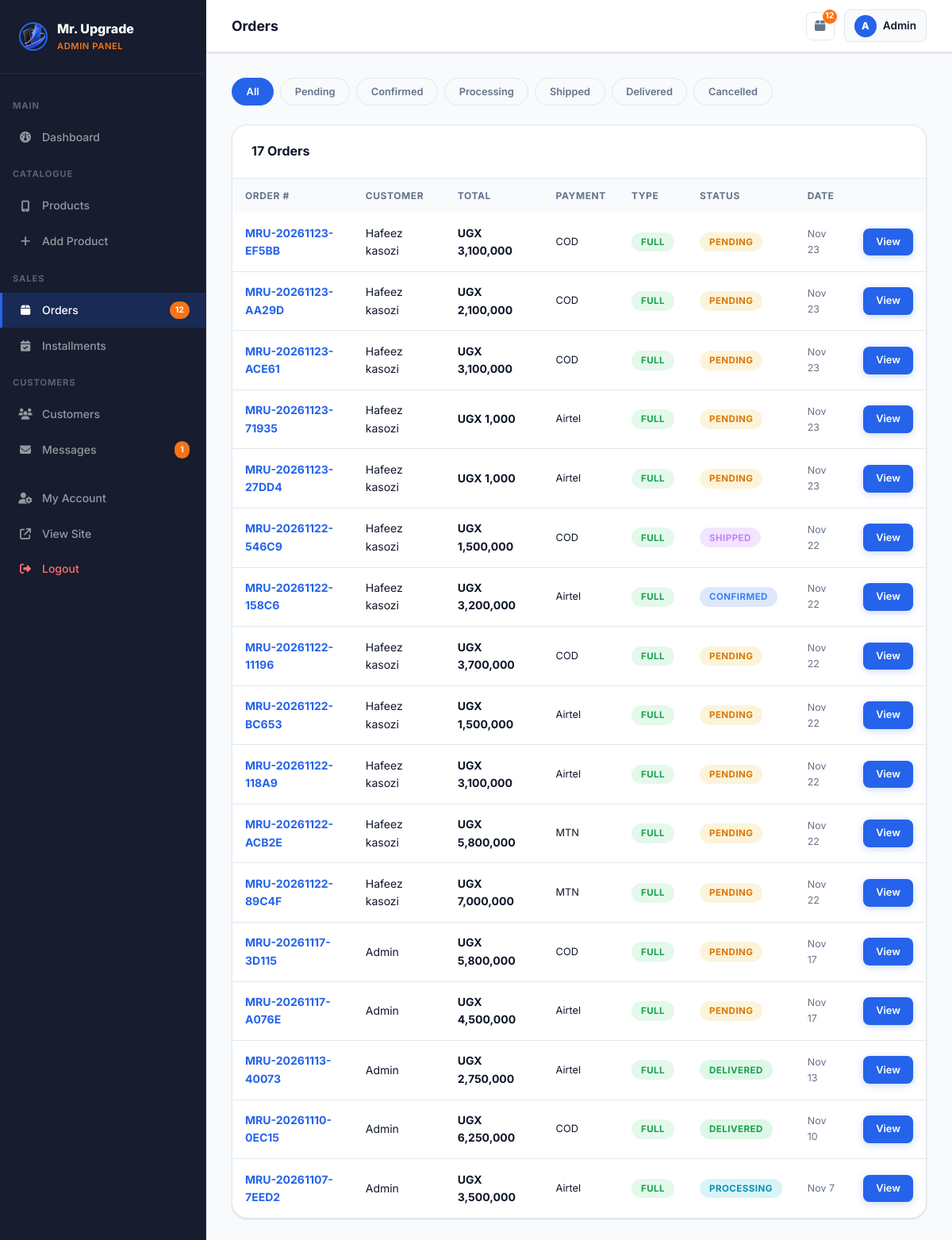
The app's page /admin/orders.php (signed in) with its own data.
### tables this page shows
CREATE TABLE IF NOT EXISTS `orders` (
  `id` int(11) NOT NULL AUTO_INCREMENT,
  `user_id` int(11) NOT NULL,
  `order_number` varchar(30) NOT NULL,
  `full_name` varchar(120) NOT NULL,
  `email` varchar(180) DEFAULT NULL,
  `phone` varchar(20) NOT NULL,
  `address` text NOT NULL,
  `fulfillment` enum('pickup','delivery') DEFAULT 'pickup',
  `country` varchar(80) DEFAULT 'Uganda',
  `city` varchar(80) DEFAULT NULL,
  `payment_method` enum('mtn_momo','airtel_money','cash_on_delivery') NOT NULL,
  `momo_number` varchar(20) DEFAULT NULL,
  `payment_type` enum('full','installment') DEFAULT 'full',
  `subtotal` decimal(12,2) NOT NULL,
  `total_amount` decimal(12,2) NOT NULL,
  `deposit_paid` decimal(12,2) DEFAULT '0.00',
  `status` enum('pending','confirmed','processing','shipped','delivered','cancelled') DEFAULT 'pending',
  `payment_status` enum('unpaid','deposit_paid','paid') DEFAULT 'unpaid',
  `notes` text,
  `created_at` timestamp NULL DEFAULT CURRENT_TIMESTAMP,
  `updated_at` timestamp NULL DEFAULT CURRENT_TIMESTAMP ON UPDATE CURRENT_TIMESTAMP,
  `pesapal_tracking_id` varchar(100) DEFAULT NULL,
  `pesapal_redirect_url` text,
  `payment_reference` varchar(100) DEFAULT NULL,
  PRIMARY KEY (`id`),
  UNIQUE KEY `order_number` (`order_number`),
  KEY `user_id` (`user_id`)
);

CREATE TABLE IF NOT EXISTS `users` (
  `id` int(11) NOT NULL AUTO_INCREMENT,
  `name` varchar(120) NOT NULL,
  `email` varchar(180) NOT NULL,
  `password` varchar(255) DEFAULT NULL,
  `phone` varchar(20) DEFAULT NULL,
  `address` text,
  `role` enum('customer','admin') DEFAULT 'customer',
  `avatar` varchar(255) DEFAULT NULL,
  `google_id` varchar(100) DEFAULT NULL,
  `created_at` timestamp NULL DEFAULT CURRENT_TIMESTAMP,
  PRIMARY KEY (`id`),
  UNIQUE KEY `email` (`email`)
);

### config/db.php (called while the page is built, shortened)
<?php
function formatPrice($amount) {
    return CURRENCY . ' ' . number_format($amount);
}

### admin/orders.php (the view, shortened to what this page needs)
<?php
require_once __DIR__ . '/includes/admin_header.php';
        ?>
        <?php
$allowed_statuses = array('','pending','confirmed','processing','shipped','delivered','cancelled');
$filter_status = isset($_GET['status']) && in_array($_GET['status'], $allowed_statuses) ? $_GET['status'] : '';
$where = $filter_status ? "WHERE o.status='" . $conn->real_escape_string($filter_status) . "'" : '';
$orders_res = $conn->query("
    SELECT o.*, u.name as cname, COUNT(oi.id) as item_count
    FROM orders o JOIN users u ON o.user_id=u.id
    LEFT JOIN order_items oi ON o.id=oi.order_id
    $where
    GROUP BY o.id ORDER BY o.created_at DESC
");
?>
<div style="display:flex;gap:.5rem;flex-wrap:wrap;margin-bottom:1.5rem">
  <?php foreach([''=>'All','pending'=>'Pending','confirmed'=>'Confirmed','processing'=>'Processing','shipped'=>'Shipped','delivered'=>'Delivered','cancelled'=>'Cancelled'] as $val=>$label): ?>
    <a href="?<?= $val?'status='.$val:'' ?>" class="category-pill <?= $filter_status===$val?'active':'' ?>"><?= $label ?></a>
  <?php endforeach; ?>
</div>
<div class="data-table-wrap admin-table-desktop">
  <div class="data-table-head"><h3><?= number_format($orders_res->num_rows) ?> Orders</h3></div>
  <div style="overflow-x:auto">
    <table class="data-table" style="min-width:700px">
      <thead><tr>
        <th>Order #</th><th>Customer</th><th>Total</th><th>Payment</th><th>Type</th><th>Status</th><th>Date</th><th></th>
      </tr></thead>
      <tbody>
        <?php
        $orders_res2 = $conn->query("SELECT o.*, u.name as cname, COUNT(oi.id) as item_count FROM orders o JOIN users u ON o.user_id=u.id LEFT JOIN order_items oi ON o.id=oi.order_id $where GROUP BY o.id ORDER BY o.created_at DESC");
        while ($o = $orders_res2->fetch_assoc()):
          $pm_map=['mtn_momo'=>'MTN','airtel_money'=>'Airtel','cash_on_delivery'=>'COD'];
        ?>
          <tr>
            <td><a href="?view=<?= $o['id'] ?>" style="color:var(--blue);font-weight:700"><?= htmlspecialchars($o['order_number']) ?></a></td>
            <td><?= htmlspecialchars($o['cname']) ?></td>
            <td style="font-weight:700"><?= formatPrice($o['total_amount']) ?></td>
            <td style="font-size:.8rem"><?= isset($pm_map[$o['payment_method']]) ? $pm_map[$o['payment_method']] : $o['payment_method'] ?></td>
            <td><span class="status-badge" style="background:<?= $o['payment_type']==='installment'?'rgba(6,182,212,.12)':'rgba(34,197,94,.12)' ?>;color:<?= $o['payment_type']==='installment'?'#0891b2':'#16a34a' ?>"><?= ucfirst($o['payment_type']) ?></span></td>
            <td><span class="status-badge status-<?= $o['status'] ?>"><?= ucfirst($o['status']) ?></span></td>
            <td style="font-size:.78rem;color:var(--text-muted)"><?= date('M j', strtotime($o['created_at'])) ?></td>
            <td><a href="?view=<?= $o['id'] ?>" class="btn btn-primary btn-sm">View</a></td>
          </tr>
        <?php endwhile; ?>
      </tbody>
    </table>
  </div>
</div>
<?php require_once __DIR__ . '/includes/admin_footer.php'; ?>

### assets/css/style.css (style rules this page uses)
:root { --bg-dark: #0a0e1a; --bg-nav: #171c2e; --bg-hero: #c9ddf5; --bg-body: #ffffff; --bg-section: #f8fafc; --bg-section2: #f1f5f9; --bg-card: #ffffff; --bg-card2: #f8fafc; --blue: #2563eb; --blue-light: #3b82f6; --blue-pale: #eff6ff; --blue-darkpale: #d8e8fe; --blue-glow: #60a5fa; --cyan: #0891b2; --cyan-pale: #ecfeff; --orange: #f97316; --orange-pale: #fff7ed; --green: #16a34a; --green-pale: #f0fdf4; --red: #dc2626; --yellow: #d97706; --text-primary: #0f172a; --text-secondary:#334155; --text-muted: #64748b; --text-faint: #94a3b8; --border: #e2e8f0; --border-blue: rgba(37,99,235,0.25); --shadow-sm: 0 1px 3px rgba(0,0,0,0.08), 0 1px 2px rgba(0,0,0,0.06); --shadow: 0 4px 16px rgba(0,0,0,0.10); --shadow-md: 0 8px 32px rgba(0,0,0,0.12); --shadow-blue: 0 4px 24px rgba(37,99,235,0.18); --radius: 12px; --radius-lg: 20px; --transition: 0.22s ease; --font: 'Inter', sans-serif; --bg-card-dark: #111827; --white: #ffffff; --gray-100: #f1f5f9; --gray-200: #e2e8f0; --gray-400: #94a3b8; --gray-500: #64748b; --gray-600: #475569; --gray-700: #334155; }
*, *::before, *::after { box-sizing: border-box; margin: 0; padding: 0; }
html { scroll-behavior: smooth; }
body { font-family: var(--font); background: var(--bg-body); color: var(--text-primary); line-height: 1.6; overflow-x: hidden; }
a { text-decoration: none; color: inherit; }
.btn { display: inline-flex; align-items: center; gap: .5rem; padding: .65rem 1.4rem; border-radius: 8px; font-size: .9rem; font-weight: 600; cursor: pointer; border: none; transition: var(--transition); white-space: nowrap; }
.btn-sm { padding: .45rem 1rem; font-size: .8rem; }
.btn-primary { background: var(--blue); color: #fff; box-shadow: 0 2px 10px rgba(37,99,235,.25); }
.category-pill { padding:.4rem 1.1rem; border-radius:50px; border: 1.5px solid var(--border); color: var(--text-muted); font-size:.8rem; font-weight:600; cursor:pointer; transition:var(--transition); background: transparent; }
.category-pill.active { background:var(--blue); border-color:var(--blue); color:#fff; }
.data-table-wrap { background: var(--bg-card); border:1px solid var(--border); border-radius:var(--radius-lg); overflow:hidden; box-shadow:var(--shadow-sm); }
.data-table-head { padding:1.25rem 1.5rem; display:flex; align-items:center; justify-content:space-between; border-bottom:1px solid var(--border); }
.data-table-head h3 { font-size:1rem; font-weight:700; color:var(--text-primary); }
.data-table { width:100%; border-collapse:collapse; }
.data-table th { padding:.75rem 1rem; background:var(--bg-section); text-align:left; font-size:.75rem; font-weight:700; text-transform:uppercase; letter-spacing:.05em; color:var(--text-muted); white-space:nowrap; }
.data-table td { padding:.9rem 1rem; border-bottom:1px solid var(--border); font-size:.875rem; vertical-align:middle; color:var(--text-primary); }
.data-table tr:last-child td { border-bottom:none; }
.status-badge { display:inline-block; padding:.2rem .75rem; border-radius:50px; font-size:.72rem; font-weight:700; text-transform:uppercase; letter-spacing:.04em; }
.status-pending { background:rgba(234,179,8,.15); color:var(--yellow); }
.status-confirmed { background:rgba(37,99,235,.15); color:var(--blue-light); }
.status-processing { background:rgba(6,182,212,.15); color:var(--cyan); }
.status-shipped { background:rgba(168,85,247,.15); color:#c084fc; }
.status-delivered { background:rgba(34,197,94,.15); color:var(--green); }
.data-table-wrap { overflow-x: auto; -webkit-overflow-scrolling: touch; }
.data-table { min-width: 580px; }
.admin-table-desktop { display: block; }
html, body { overflow-x: hidden !important; max-width: 100vw; }

### records on screen
orders: order_number "MRU-20261123-EF5BB", user.name "Hafeez kasozi", total_amount "UGX 3,100,000", payment_method "COD", payment_type "FULL", status "PENDING", created_at "Nov 23"
orders: order_number "MRU-20261123-AA29D", user.name "Hafeez kasozi", total_amount "UGX 2,100,000", payment_method "COD", payment_type "FULL", status "PENDING", created_at "Nov 23"
orders: order_number "MRU-20261123-ACE61", user.name "Hafeez kasozi", total_amount "UGX 3,100,000", payment_method "COD", payment_type "FULL", status "PENDING", created_at "Nov 23"
orders: order_number "MRU-20261123-71935", user.name "Hafeez kasozi", total_amount "UGX 1,000", payment_method "Airtel", payment_type "FULL", status "PENDING", created_at "Nov 23"
orders: order_number "MRU-20261123-27DD4", user.name "Hafeez kasozi", total_amount "UGX 1,000", payment_method "Airtel", payment_type "FULL", status "PENDING", created_at "Nov 23"
orders: order_number "MRU-20261122-546C9", user.name "Hafeez kasozi", total_amount "UGX 1,500,000", payment_method "COD", payment_type "FULL", status "SHIPPED", created_at "Nov 22"
orders: order_number "MRU-20261122-158C6", user.name "Hafeez kasozi", total_amount "UGX 3,200,000", payment_method "Airtel", payment_type "FULL", status "CONFIRMED", created_at "Nov 22"
orders: order_number "MRU-20261122-11196", user.name "Hafeez kasozi", total_amount "UGX 3,700,000", payment_method "COD", payment_type "FULL", status "PENDING", created_at "Nov 22"
orders: order_number "MRU-20261122-BC653", user.name "Hafeez kasozi", total_amount "UGX 1,500,000", payment_method "Airtel", payment_type "FULL", status "PENDING", created_at "Nov 22"
orders: order_number "MRU-20261122-118A9", user.name "Hafeez kasozi", total_amount "UGX 3,100,000", payment_method "Airtel", payment_type "FULL", status "PENDING", created_at "Nov 22"
orders: order_number "MRU-20261122-ACB2E", user.name "Hafeez kasozi", total_amount "UGX 5,800,000", payment_method "MTN", payment_type "FULL", status "PENDING", created_at "Nov 22"
orders: order_number "MRU-20261122-89C4F", user.name "Hafeez kasozi", total_amount "UGX 7,000,000", payment_method "MTN", payment_type "FULL", status "PENDING", created_at "Nov 22"
orders: order_number "MRU-20261117-3D115", user.name "Admin", total_amount "UGX 5,800,000", payment_method "COD", payment_type "FULL", status "PENDING", created_at "Nov 17"
orders: order_number "MRU-20261117-A076E", user.name "Admin", total_amount "UGX 4,500,000", payment_method "Airtel", payment_type "FULL", status "PENDING", created_at "Nov 17"
orders: order_number "MRU-20261113-40073", user.name "Admin", total_amount "UGX 2,750,000", payment_method "Airtel", payment_type "FULL", status "DELIVERED", created_at "Nov 13"
orders: order_number "MRU-20261110-0EC15", user.name "Admin", total_amount "UGX 6,250,000", payment_method "COD", payment_type "FULL", status "DELIVERED", created_at "Nov 10"
orders: order_number "MRU-20261107-7EED2", user.name "Admin", total_amount "UGX 3,500,000", payment_method "Airtel", payment_type "FULL", status "PROCESSING", created_at "Nov 7"

### other values on screen
$pending_orders "12"
$unread_msgs "1"
$page_title "Orders"
substr($_SESSION['user_name'],0,1) "A"
explode(' ',$_SESSION['user_name'])[0] "Admin"
$label "All"
$label "Pending"
$label "Confirmed"
$label "Processing"
$label "Shipped"
$label "Delivered"
$label "Cancelled"
$orders_res->num_rows "17"
